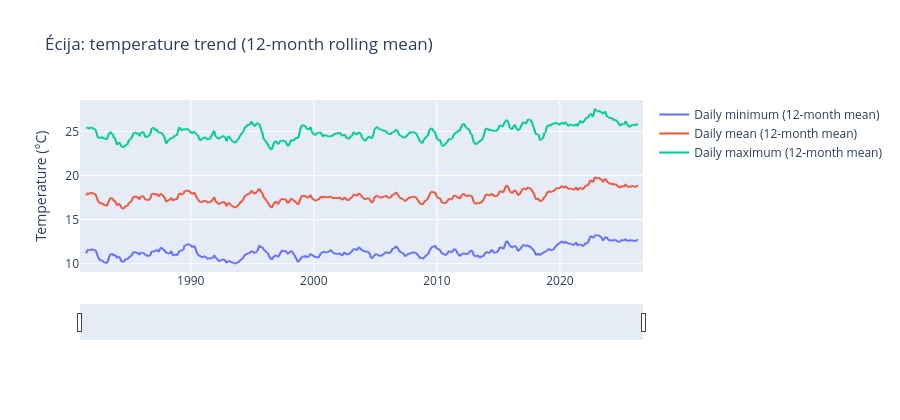

The cell this chart's notebook holds for it:
### Markdown cell above
#### 1.1.1 Long-term trend: 12-month rolling mean of temperature, 1981-2026

### Code cell
plot_series_interactive(
    écija_monthly,
    ["t2m_min_mean", "t2m_mean", "t2m_max_mean"],
    12,
    labels={"t2m_min_mean": "Daily minimum", "t2m_mean": "Daily mean", "t2m_max_mean": "Daily maximum"},
    title="Écija: temperature trend (12-month rolling mean)",
    ylabel="Temperature (°C)",
)

### Figure 1 — Plotly figure (JSON) as saved in the notebook; plotly's stock layout.template omitted (floating-point values rounded to 4 significant figures; data arrays with more than 128 entries replaced by an {"elided": "..."} marker saying what was removed)
{"data": [{"hovertemplate": "%{y:.2f}<extra>%{fullData.name}</extra>", "legendgroup": "Daily minimum (12-month mean)", "line": {"color": "#636efa", "dash": "solid"}, "marker": {"symbol": "circle"}, "mode": "lines", "name": "Daily minimum (12-month mean)", "showlegend": true, "type": "scattergl", "x": {"elided": "550 str values"}, "xaxis": "x", "y": {"elided": "550 float values"}, "yaxis": "y"}, {"hovertemplate": "%{y:.2f}<extra>%{fullData.name}</extra>", "legendgroup": "Daily mean (12-month mean)", "line": {"color": "#EF553B", "dash": "solid"}, "marker": {"symbol": "circle"}, "mode": "lines", "name": "Daily mean (12-month mean)", "showlegend": true, "type": "scattergl", "x": {"elided": "550 str values"}, "xaxis": "x", "y": {"elided": "550 float values"}, "yaxis": "y"}, {"hovertemplate": "%{y:.2f}<extra>%{fullData.name}</extra>", "legendgroup": "Daily maximum (12-month mean)", "line": {"color": "#00cc96", "dash": "solid"}, "marker": {"symbol": "circle"}, "mode": "lines", "name": "Daily maximum (12-month mean)", "showlegend": true, "type": "scattergl", "x": {"elided": "550 str values"}, "xaxis": "x", "y": {"elided": "550 float values"}, "yaxis": "y"}], "layout": {"height": 420, "hovermode": "x unified", "legend": {"title": {"text": ""}, "tracegroupgap": 0}, "title": {"text": "Écija: temperature trend (12-month rolling mean)"}, "xaxis": {"anchor": "y", "domain": [0, 1], "hoverformat": "%b %Y", "rangeslider": {"visible": true}, "title": {"text": ""}}, "yaxis": {"anchor": "x", "domain": [0, 1], "title": {"text": "Temperature (°C)"}}}}
